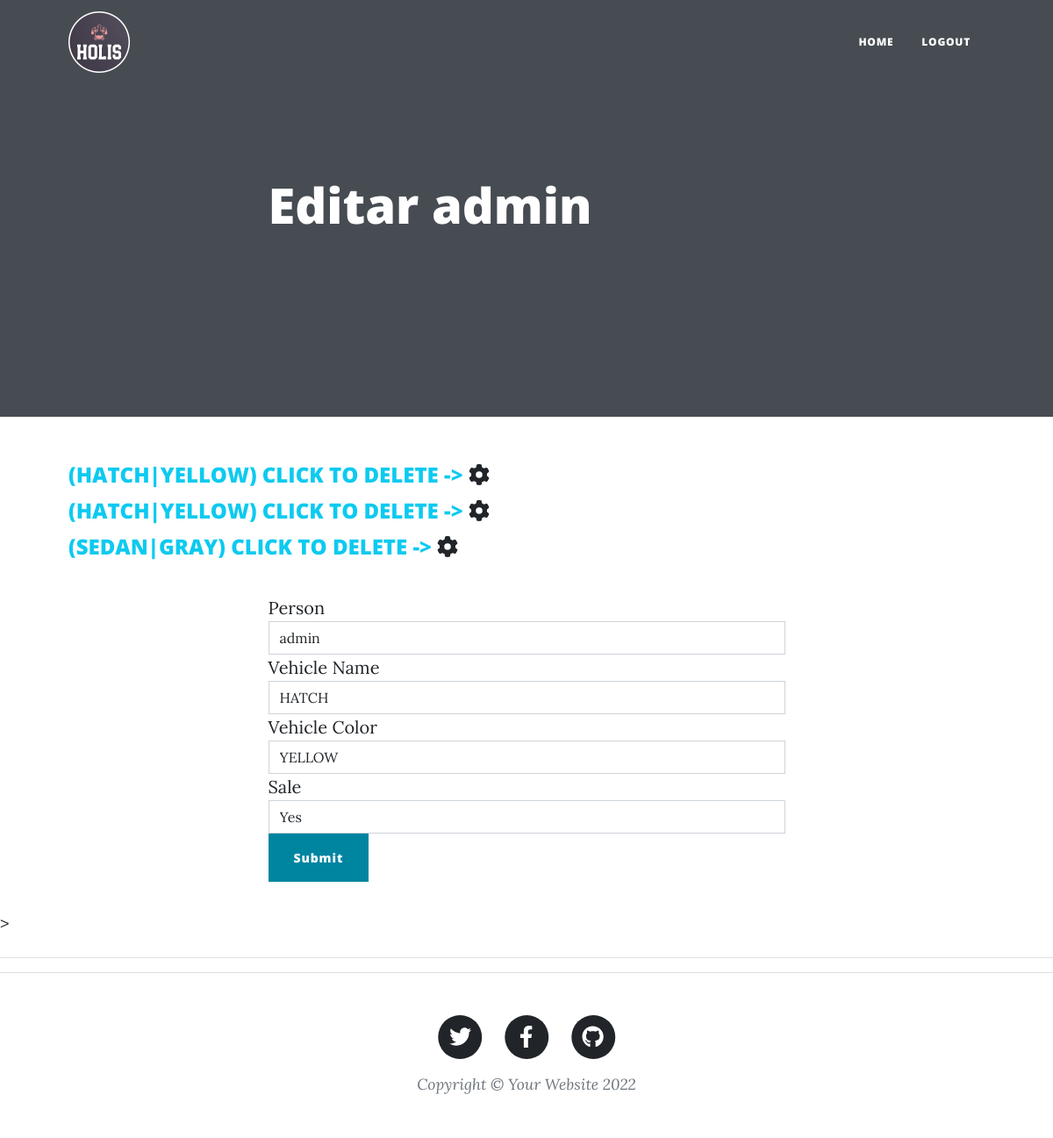
/edit/1 (signed in), run on the app's committed database.
### src/models.py (models this page shows, shortened)
class Person(UserMixin, db.Model):
    __tablename__ = "person"
    id = db.Column(db.Integer, primary_key=True)
    email = db.Column(db.String(100), unique=True, nullable=False)
    name = db.Column(db.String(100), nullable=False)
    password = db.Column(db.String(100), nullable=False)
    date = db.Column(db.DateTime)
    vehicle = relationship(
        "Vehicle", backref="vehicle", cascade="all, delete", passive_deletes=True
    )

class Vehicle(db.Model):
    __tablename__ = "vehicle"
    id = db.Column(db.Integer, primary_key=True)
    person_id = db.Column(db.Integer, db.ForeignKey("person.id"))
    vehicle_name = db.Column(db.String(100), unique=False, nullable=False)
    vehicle_color = db.Column(db.String(100), unique=False, nullable=False)
    sale = db.Column(db.Boolean, default=False, unique=False)

### src/views.py (the view, shortened to what this page needs)
@routes.route("/edit/<int:person_id>", methods=["GET", "POST"])
@admin_only
def edit_person(person_id: int) -> str:
    person_edit = Person.query.get(person_id)
    form = NewVehicleForm()
    form.person_id.choices = [(person_edit.id, person_edit.name)]
    return render_template("edit.html", form=form, person=person_edit)

### src/forms.py
class NewVehicleForm(FlaskForm):
    person_id = SelectField("Person", choices=[], validators=[DataRequired()])
    vehicle_name = SelectField(
        "Vehicle Name",
        choices=["HATCH", "SEDAN", "CONVERTIBLE"],
        validators=[DataRequired()],
    )
    vehicle_color = SelectField(
        "Vehicle Color", choices=["YELLOW", "BLUE", "GRAY"], validators=[DataRequired()]
    )
    sale = SelectField(
        choices=[("True", "Yes"), ("False", "No")],
        validators=[InputRequired()],
    )
    submit = SubmitField("Submit")

### app.py (called while the page is built)
def create_app() -> Type[Flask]:
    SECRET_KEY = os.urandom(32)
    app = Flask(__name__)
    app.config["DEBUG"] = True
    app.config["SECRET_KEY"] = SECRET_KEY
    app.config["SQLALCHEMY_DATABASE_URI"] = "sqlite:///person.db"
    app.config["SQLALCHEMY_TRACK_MODIFICATIONS"] = False
    app.register_blueprint(routes, url_prefix="")
    db.init_app(app)
    Bootstrap(app)
    login_manager = LoginManager()
    login_manager.init_app(app)
    @login_manager.user_loader
    def load_user(user_id) -> Type[Person]:
        return Person.query.get(int(user_id))
    return app

### src/views.py (called while the page is built)
def admin_only(f):
    @wraps(f)
    def decorated_function(*args, **kwargs):
        try:
            if current_user.id != 1:
                return abort(403)
        except AttributeError:
            return abort(403)
        return f(*args, **kwargs)
    return decorated_function

### templates/edit.html (shortened to what this page needs)
{% import "bootstrap/wtf.html" as wtf %} {% block content %} {% include "header.html" %}
<header class="masthead">
    <div class="container position-relative px-4 px-lg-5">
        <div class="row gx-4 gx-lg-5 justify-content-center">
            <div class="col-md-10 col-lg-8 col-xl-7">
                <div class="post-heading f-color">
                    <h1 class="f-color">Editar {{person.name}}</h1>
                </div>
            </div>
        </div>
    </div>
</header>
<article class="mb-4">
    <div class="container px-4 px-lg-5">
        {% for vehicle in person.vehicle %}
        <div class="col">
            <h4 class="fs-sm text-uppercase pt-1 mb-2 text-info">({{vehicle.vehicle_name}}|{{vehicle.vehicle_color}})
                Click to Delete -> <a
                    href="{{url_for('routes.delete_vehicle', vehicle_id=vehicle.id, person_id=person.id)}}" target=""><i
                        class="fa-solid fa-x fa-cog"></i></a></h4>
        </div>
        {% endfor %}
        <div class="row gx-4 gx-lg-5 justify-content-center">
            <div class="col-md-10 col-lg-8 col-xl-7 f-color">
                <p>
                    {{ wtf.quick_form(form, novalidate=False, button_map={"submit": "primary"}) }}
                </p>
            </div>
        </div>
    </div>
    >
</article>
<hr>
{% endblock %}
{% include "footer.html" %}

### data on the page
Person: name "admin"
Vehicle: vehicle_name "HATCH", vehicle_color "YELLOW"
Vehicle: vehicle_name "HATCH", vehicle_color "YELLOW"
Vehicle: vehicle_name "SEDAN", vehicle_color "GRAY"
